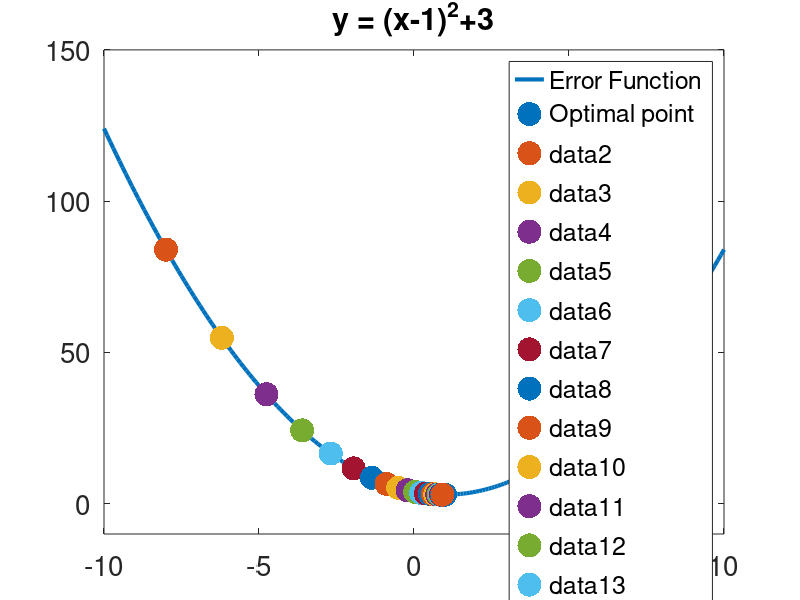

MATLAB code for this plot:
%demo code for gradient descent
clear
close all
x = -10:.1:10;
% equation:
y = (x-1).^2+3;
OptimalPoint = [1,3];

figure;
plot(x,y,'linewidth',3);
xlim([-10 10]);
ylim([-10 150]);
hold on;
set(gca,'fontsize',20);
legend('Error Function');
title('y = (x-1)^2+3');

scatter(OptimalPoint(1),OptimalPoint(2),300,'filled','r');
set(gca,'fontsize',20);
legend('Error Function','Optimal point');
% keyboard
%% Initiate the learning
x_old = -8; 
scatter(x_old,(x_old-1)^2+3,300,'filled','b');
% keyboard
%%
eta = .1; 
while 1
x_new = x_old - eta*2*(x_old-1); %Gradient Descent 
x_old = x_new;
scatter(x_old,(x_old-1)^2+3,300,'filled','b');
pause(1)
    if abs(x_old-OptimalPoint(1))<=.1
        break;
    end
end